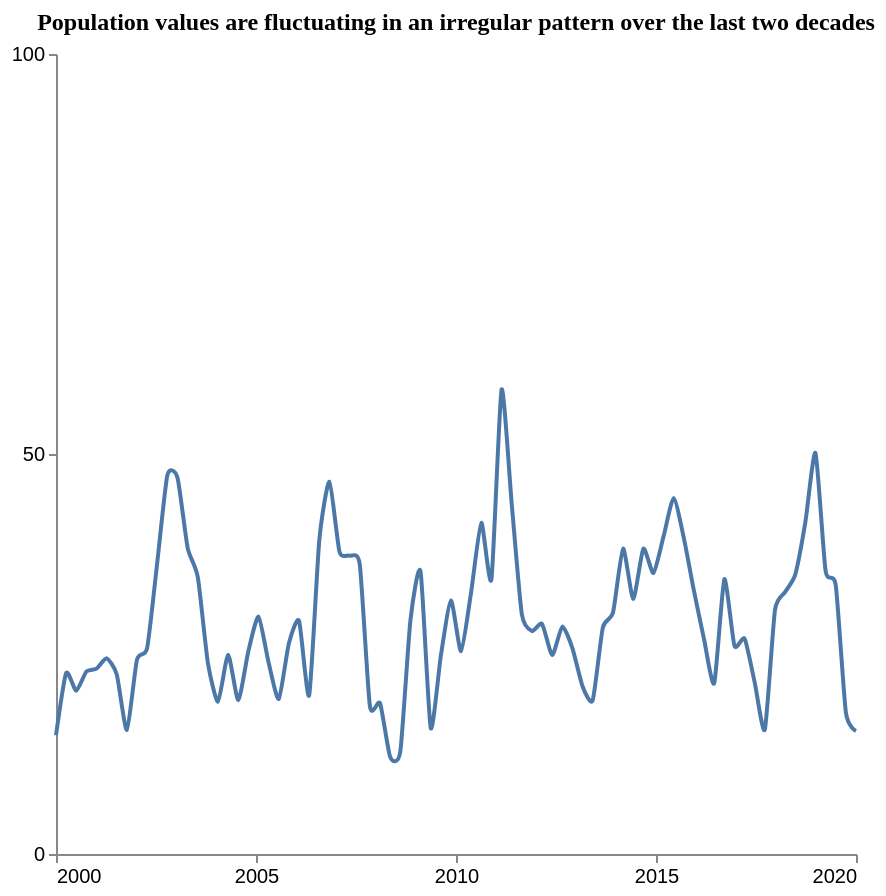

Vega-Lite specification stored for this chart:
### Vega-Lite specification from a JSON file in a GitHub repository (floating-point values rounded to 4 significant figures)
{"$schema": "https://vega.github.io/schema/vega-lite/v5.json", "description": "Pattern: Irregular", "data": {"values": [{"X": 2000.0, "Y": 14.84}, {"X": 2000.0, "Y": 22.61}, {"X": 2001.0, "Y": 20.4}, {"X": 2001.0, "Y": 22.81}, {"X": 2001.0, "Y": 23.16}, {"X": 2001.0, "Y": 24.46}, {"X": 2002.0, "Y": 22.43}, {"X": 2002.0, "Y": 15.51}, {"X": 2002.0, "Y": 24.32}, {"X": 2002.0, "Y": 25.75}, {"X": 2003.0, "Y": 36.45}, {"X": 2003.0, "Y": 47.38}, {"X": 2003.0, "Y": 47.02}, {"X": 2003.0, "Y": 38.27}, {"X": 2004.0, "Y": 34.63}, {"X": 2004.0, "Y": 23.88}, {"X": 2004.0, "Y": 19.05}, {"X": 2004.0, "Y": 24.91}, {"X": 2005.0, "Y": 19.22}, {"X": 2005.0, "Y": 25.38}, {"X": 2005.0, "Y": 29.67}, {"X": 2005.0, "Y": 23.9}, {"X": 2006.0, "Y": 19.38}, {"X": 2006.0, "Y": 26.33}, {"X": 2006.0, "Y": 29.15}, {"X": 2006.0, "Y": 19.84}, {"X": 2007.0, "Y": 39.22}, {"X": 2007.0, "Y": 46.52}, {"X": 2007.0, "Y": 37.76}, {"X": 2007.0, "Y": 37.29}, {"X": 2008.0, "Y": 36.15}, {"X": 2008.0, "Y": 18.48}, {"X": 2008.0, "Y": 18.85}, {"X": 2008.0, "Y": 12.12}, {"X": 2009.0, "Y": 12.8}, {"X": 2009.0, "Y": 29.22}, {"X": 2009.0, "Y": 35.3}, {"X": 2009.0, "Y": 15.77}, {"X": 2010.0, "Y": 24.76}, {"X": 2010.0, "Y": 31.69}, {"X": 2010.0, "Y": 25.36}, {"X": 2010.0, "Y": 32.8}, {"X": 2011.0, "Y": 41.39}, {"X": 2011.0, "Y": 34.36}, {"X": 2011.0, "Y": 58.04}, {"X": 2011.0, "Y": 43.8}, {"X": 2012.0, "Y": 29.97}, {"X": 2012.0, "Y": 27.87}, {"X": 2012.0, "Y": 28.76}, {"X": 2012.0, "Y": 24.86}, {"X": 2013.0, "Y": 28.43}, {"X": 2013.0, "Y": 25.7}, {"X": 2013.0, "Y": 20.94}, {"X": 2013.0, "Y": 19.21}, {"X": 2014.0, "Y": 28.3}, {"X": 2014.0, "Y": 30.17}, {"X": 2014.0, "Y": 38.18}, {"X": 2014.0, "Y": 31.86}, {"X": 2015.0, "Y": 38.15}, {"X": 2015.0, "Y": 35.13}, {"X": 2015.0, "Y": 39.71}, {"X": 2015.0, "Y": 44.51}, {"X": 2016.0, "Y": 39.49}, {"X": 2016.0, "Y": 32.88}, {"X": 2016.0, "Y": 26.82}, {"X": 2016.0, "Y": 21.35}, {"X": 2017.0, "Y": 34.34}, {"X": 2017.0, "Y": 26.01}, {"X": 2017.0, "Y": 26.92}, {"X": 2017.0, "Y": 21.43}, {"X": 2018.0, "Y": 15.56}, {"X": 2018.0, "Y": 30.51}, {"X": 2018.0, "Y": 32.74}, {"X": 2018.0, "Y": 34.92}, {"X": 2019.0, "Y": 41.48}, {"X": 2019.0, "Y": 50.12}, {"X": 2019.0, "Y": 35.37}, {"X": 2019.0, "Y": 33.6}, {"X": 2020.0, "Y": 17.7}, {"X": 2020.0, "Y": 15.37}]}, "mark": {"type": "line", "interpolate": "cardinal", "tension": 0.4}, "encoding": {"x": {"field": "X", "type": "quantitative", "title": "", "axis": {"grid": false, "format": "d", "values": [2000, 2005, 2010, 2015, 2020], "tickSize": 4}, "scale": {"domain": [2000, 2020]}}, "y": {"field": "Y", "type": "quantitative", "title": "", "axis": {"grid": false, "format": "d", "values": [0, 50, 100], "tickSize": 4, "tickOpacity": 1}, "scale": {"domain": [0, 100]}}}, "title": {"text": "Population values are fluctuating in an irregular pattern over the last two decades", "anchor": "middle", "font": "Tahoma", "fontSize": 12}, "config": {"lineBreak": "^", "view": {"stroke": null}}, "height": 400, "width": 400, "autosize": "pad"}
